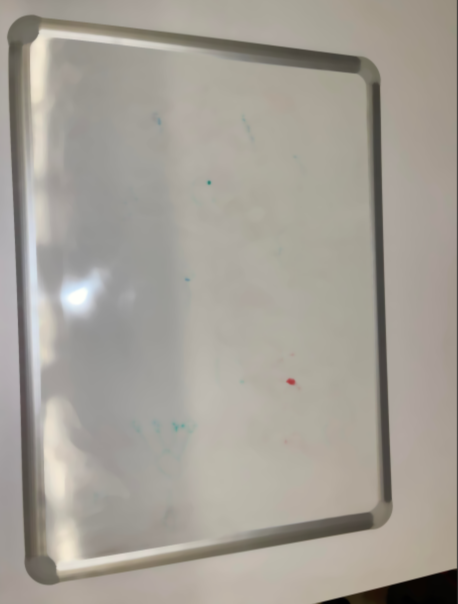
//> input picture whiteboard_recognition/BB.png, 915 x 1207 px (shown at 1/2 size)
$ ./detect_whiteboard   (built with g++ and OpenCV 4)
//> lines starting //> are read from the running program, lines starting //| are printed output that depends on the picture; after the words box and inside, x2 and y2 are one past the last pixel; in counts of white or black regions, pixels touching at a corner belong together
//using the otsu detector like in https://learnopencv.com/otsu-thresholding-with-opencv/, we detect the whiteboard

/*we make the assumptions that
- the whiteboard is on top of the table in the workspace of the robot
- the whiteboard has edges in very distinc colour than the rest of the image (the whiteboard used has metallic ones)
- Thus the otsu detector finds 2 main color group: white and metallic ones
*/

#include <opencv2/core.hpp>
#include <opencv2/videoio.hpp>
#include <opencv2/highgui.hpp>
#include <opencv2/imgcodecs.hpp>
#include "opencv2/imgproc.hpp"
#include <opencv2/core/types.hpp>
#include <iostream>
#include <stdio.h>

using namespace cv;
using namespace std;

const char* window_name = "Region Growing";


int main( int argc, char** argv )

{

Mat img, img_gray,img_thresh,img_thresh_dilated,img_thresh_dilated_eroded;
img = imread("../BB.png",IMREAD_COLOR);
//> img is the input picture: 1207 rows x 915 cols, CV_8UC3; mean B, G, R 150.9, 159.6, 164.6
cvtColor( img, img_gray, COLOR_BGR2GRAY);
cv::threshold(img_gray, img_thresh, 0, 255, THRESH_BINARY | THRESH_OTSU);
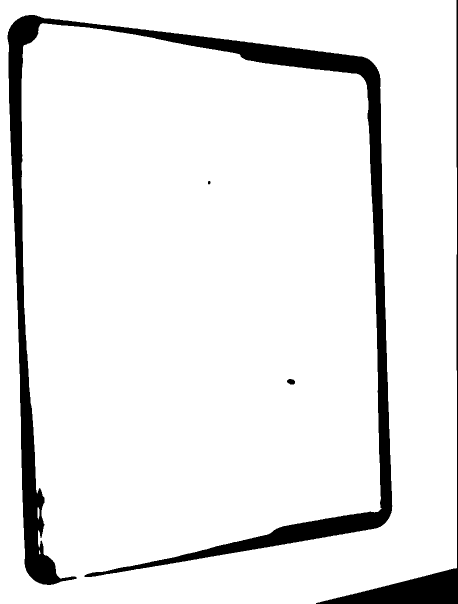
//> img_thresh: 1207 rows x 915 cols, CV_8UC1 (shown at 1/2 size); 91.9% white; 4 black regions, box (x1, y1, x2, y2) and area: (15, 30, 785, 1170) 77310, (632, 0, 915, 1207) 11831, (574, 758, 590, 769) 137, (416, 362, 421, 369) 29
namedWindow( window_name, WINDOW_NORMAL );
cv::resizeWindow(window_name, 300, 300);
erode(img_thresh, img_thresh_dilated,getStructuringElement(MORPH_RECT,Size(55,55)));
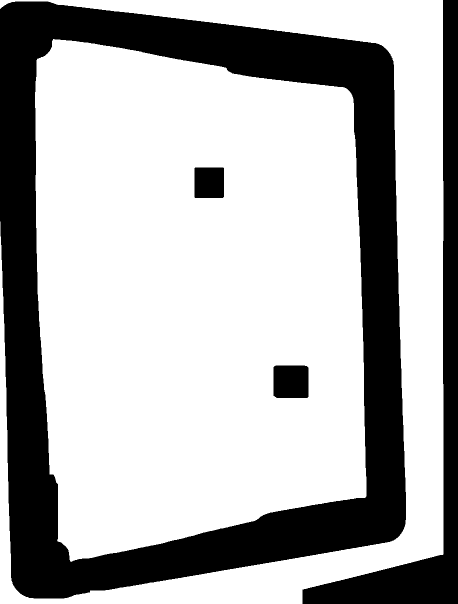
//> img_thresh_dilated: 1207 rows x 915 cols, CV_8UC1 (shown at 1/2 size); 69.5% white; 4 black regions, box (x1, y1, x2, y2) and area: (0, 3, 812, 1197) 276766, (605, 0, 915, 1207) 52115, (547, 731, 617, 796) 4511, (389, 335, 448, 396) 3593
dilate(img_thresh_dilated, img_thresh_dilated_eroded,getStructuringElement(MORPH_RECT,Size(55,55)));
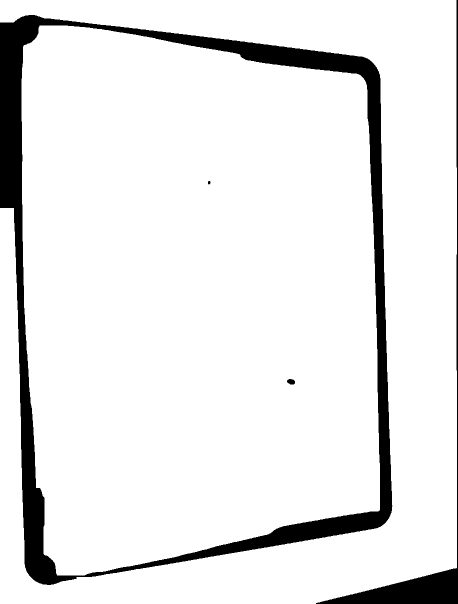
//> img_thresh_dilated_eroded: 1207 rows x 915 cols, CV_8UC1 (shown at 1/2 size); 91.1% white; 4 black regions, box (x1, y1, x2, y2) and area: (0, 30, 785, 1170) 86011, (632, 0, 915, 1207) 11831, (574, 758, 590, 769) 137, (416, 362, 421, 369) 29

imshow(window_name,img_thresh_dilated_eroded);


waitKey();


}

$ run again, with whiteboard_recognition/template.png copied over whiteboard_recognition/BB.png
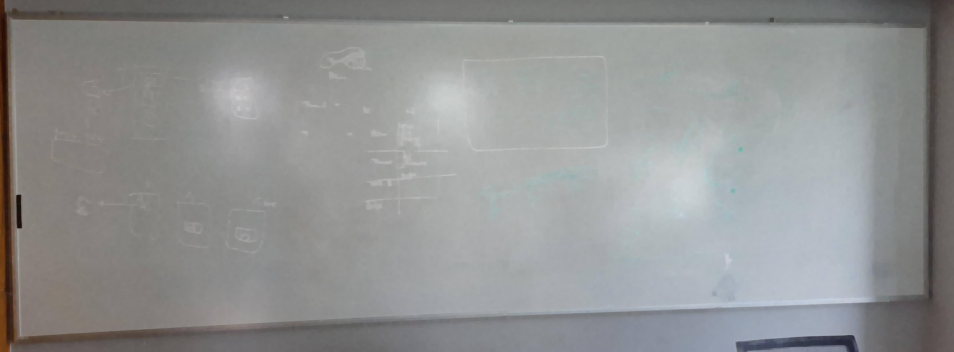
//> input picture whiteboard_recognition/template.png, 1907 x 703 px (shown at 1/2 size)
//> img is the input picture: 703 rows x 1907 cols, CV_8UC3; mean B, G, R 146.7, 146.8, 145.6
//> `cv::threshold(img_gray, img_thresh, 0, 255, THRESH_BINARY | THRESH_OTS..`:
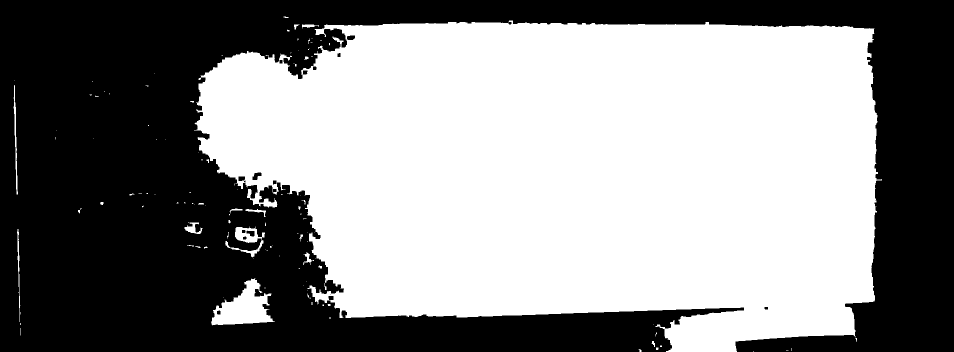
//> img_thresh: 703 rows x 1907 cols, CV_8UC1 (shown at 1/2 size); 54.3% white; 18 black regions (2 under 20 px), largest, box (x1, y1, x2, y2) and area: (0, 0, 1907, 703) 611970, (505, 345, 523, 360) 171, (493, 461, 509, 473) 132
//> img_thresh_dilated: 703 rows x 1907 cols, CV_8UC1; 43.7% white; 1 white region, box (x1, y1, x2, y2) and area: (431, 72, 1724, 703) 586152
//> `dilate(img_thresh_dilated, img_thresh_dilated_eroded,getStructuringEle..`:
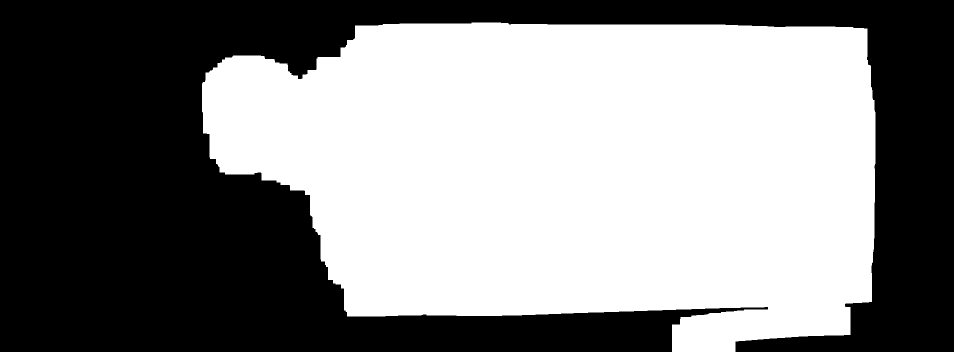
//> img_thresh_dilated_eroded: 703 rows x 1907 cols, CV_8UC1 (shown at 1/2 size); 52.6% white; 1 black region, box (x1, y1, x2, y2) and area: (0, 0, 1907, 703) 635912
